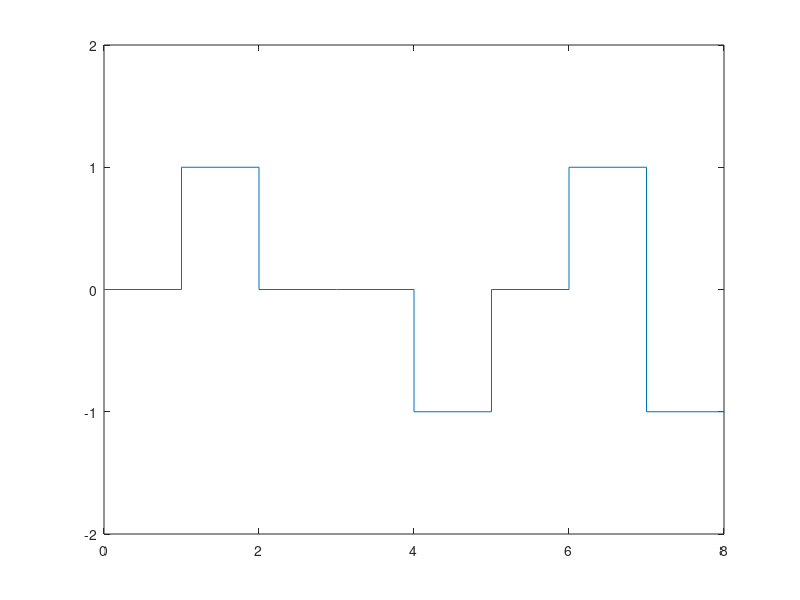

MATLAB code for this plot:
load bipolar_ami.txt
m=bipolar_ami;
n=length(m);
x=[];
y=[];
prev_one=-1;
for i=1:n
    x=[x i-1 i];
    if(m(i)==0)
        y=[y 0 0];
    else
        y=[y -prev_one -prev_one];
        prev_one=prev_one*(-1);
    end
end
plot(x,y),axis([0,n,-2,2])
